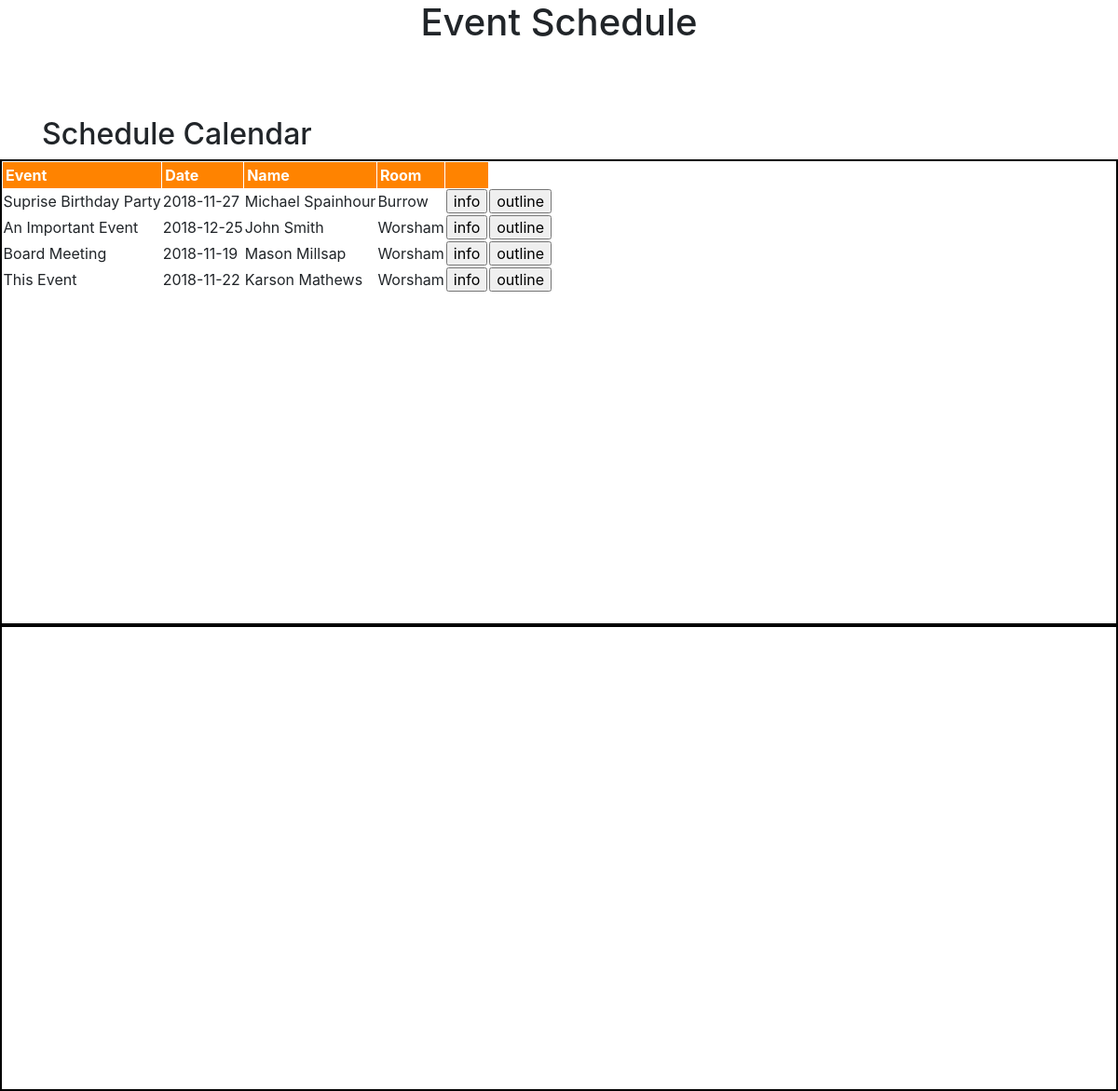
The page /admin on the database its author committed.
### tables this page shows
CREATE TABLE `users` (
	`firstname`	TEXT NOT NULL,
	`lastname`	TEXT NOT NULL,
	`phone`	TEXT NOT NULL,
	`email`	TEXT NOT NULL,
	`event`	TEXT NOT NULL,
	`eventdate`	TEXT NOT NULL,
	`starttime`	TEXT NOT NULL,
	`endtime`	TEXT NOT NULL,
	`room`	TEXT NOT NULL,
	`comments`	TEXT
);

### setup.py (the view)
@app.route('/admin')
@auth.login_required
def adminPage():
    c = sqlite3.connect('users.db')
    cur = c.cursor()
    cur.execute("SELECT DISTINCT * FROM users")
    users = cur.fetchall()
    return render_template('adminPage.html', users=users)

### templates/adminPage.html (shortened to what this page needs)
<html>
  <link rel="stylesheet" href="{{ url_for('static', filename='css/admin.css') }}">
  <head>
    <link rel="stylesheet" href="https://cdnjs.cloudflare.com/ajax/libs/fullcalendar/3.4.0/fullcalendar.css" />
    <link rel="stylesheet" href="https://cdnjs.cloudflare.com/ajax/libs/twitter-bootstrap/4.0.0-alpha.6/css/bootstrap.css" />
    <div id="header">
      <h1>Event Schedule</h1>
    </div>
  </head>
  <body>
      <div class="container">
        <h2>Schedule Calendar</h2>
      </div>
      <div id="canvas">
        <table>
          <thead class="header">
            <div id="header_div">
            <tr>
              <th>Event</th>
              <th>Date</th>
              <th>Name</th>
              <th>Room</th>
              <th></th>
            </tr>
            </div>
          </thead>
          <div id="user_info_div">
          {% for user in users %}
          <tr id="user_info">
            <td>{{ user[4] }}</td>
            <td>{{ user[5] }}</td>
            <td>{{ user[0] }} {{ user[1] }}</td>
            <td>{{ user[8] }}</td>
            <td><input id="button" type="button" name="submit" value="info" onclick="displayInfo('{{user[0]}}', '{{user[1]}}', '{{user[2]}}', '{{user[3]}}', '{{user[4]}}', '{{user[5]}}', '{{user[6]}}', '{{user[7]}}', '{{user[8]}}', '{{user[9]}}')"/></td>
            <td><input id="button_show_outline" type="button" name="submit" value="outline" onclick="show_outline()"/></td>
          </tr>
          {% endfor %}
          </div>
        </table>
      </div>
      <div id="informationDiv">
      </div>
  </body>
</html>

### static/css/admin.css (style rules this page uses)
#header { background-position: center; font-stretch: expanded; height: 125px; text-align: center; }
#canvas { height:500; border-width:2px; border-style:solid; border-color:black; flex-grow: 1; overflow: scroll; }
#informationDiv { height: 500; border-width:2px; border-style: solid; border-color: black; flex-grow: 1; overflow: scroll; }
thead.header tr { width: 100%; }
thead.header th { background: #FF8300; color: white; border-left: 1px solid; border-right: 1px solid; border-top: 1px solid; padding: 4px 3px; }

### rows shown on the page
users: event "Suprise Birthday Party", eventdate "2018-11-27", firstname "Michael", lastname "Spainhour", room "Burrow"
users: event "Board Meeting", eventdate "2018-11-19", firstname "Mason", lastname "Millsap", room "Worsham"

### other values the page prints
{{ user[4] }} "An Important Event" "This Event"
{{ user[5] }} "2018-12-25" "2018-11-22"
{{ user[0] }} "John" "Karson"
{{ user[1] }} "Smith" "Mathews"
{{ user[8] }} "Worsham" "Worsham"
